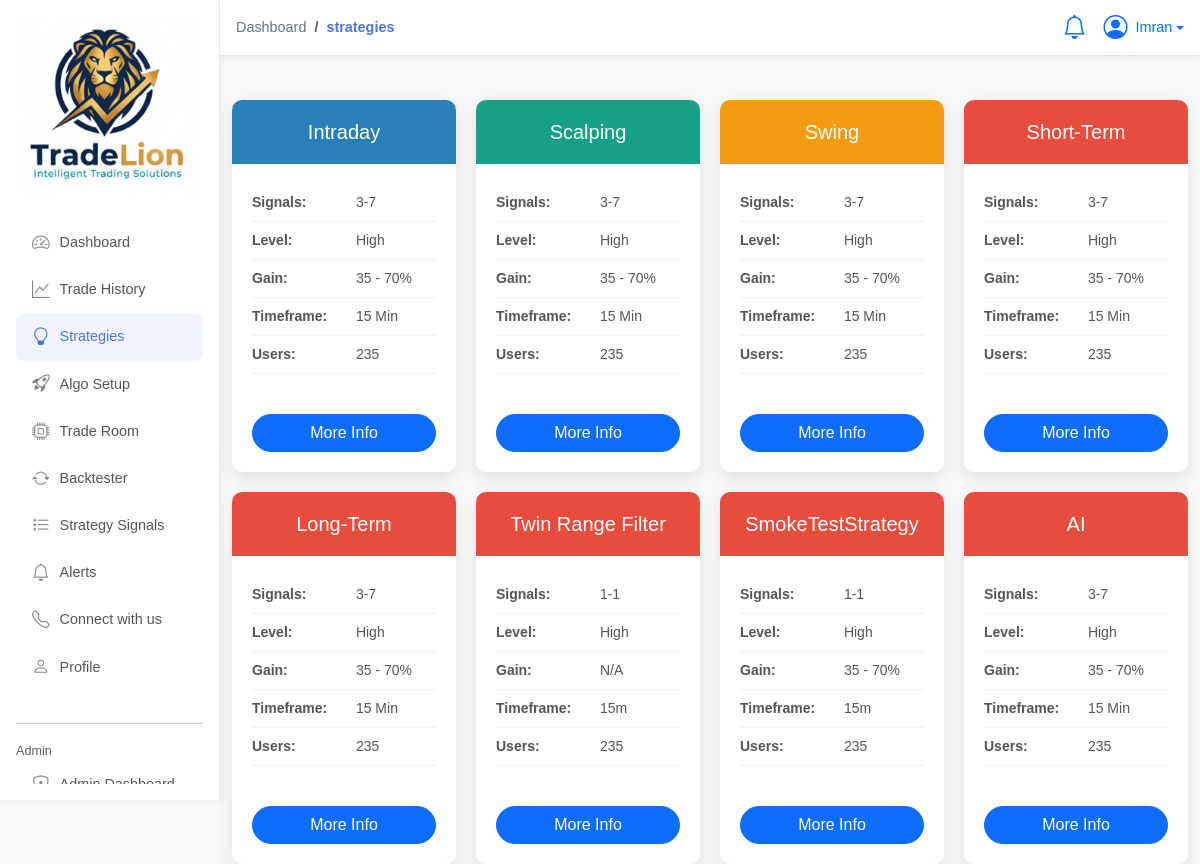
The page /strategies (signed in) on the database its author committed.
### model.py (models this page shows)
class Credentials(db.Model):
    __tablename__ = "credentials"
    id = db.Column(db.Integer, primary_key=True)
    user_id = db.Column(db.Integer, db.ForeignKey("users.id"), nullable=False)
    email = db.Column(db.String(120))
    mobile = db.Column(db.String(20))
    api_key = db.Column(db.String(200))
    secret_key = db.Column(db.String(200))
    coindcx_id = db.Column(db.String(100))
    first_name = db.Column(db.String(100))
    last_name = db.Column(db.String(100))
    currency = db.Column(db.String(10))

class Strategy(db.Model):
    __tablename__ = "strategies"
    id = db.Column(db.Integer, primary_key=True)
    name = db.Column(db.String(100), unique=True, nullable=False)
    description = db.Column(db.Text)
    video_url = db.Column(db.String(255))         # YouTube embed link
    signals = db.Column(db.String(50))            # e.g. "3-4"
    difficulty = db.Column(db.String(50))         # High / Medium / Low
    timeframe = db.Column(db.String(50))          # e.g. "15m"
    gain = db.Column(db.String(50))               # e.g. "+25-45%"
    users = db.Column(db.Integer, default=0)      # how many users
    is_active = db.Column(db.Boolean, default=True)
    user_strategy_configs = db.relationship('UserStrategyConfig', backref='strategy', lazy=True)

### app.py (the view)
@app.route("/strategies", endpoint="public_strategies")
def show_strategies():
    user = db.session.get(User, session["user_id"])
    creds = Credentials.query.filter_by(user_id=user.id).first()
    strategies = Strategy.query.filter_by(is_active=True).all()
    return render_template(
        "strategy.html",
        strategies=strategies,
        user=user,
        creds=creds
    )

### app.py (called while the page is built, shortened)
@app.before_request
def ensure_paper_wallet():
    user_id = session.get('user_id')
    if user_id:
        paper_wallet = PaperWallet.query.filter_by(user_id=user_id).first()

@app.before_request
def load_user():
    if "user_id" in session:
        g.user = db.session.get(User, session["user_id"])
        if g.user is None:
            session.clear()
            g.user = None
    else:
        g.user = None

@app.context_processor
def inject_user():
    return dict(current_user=g.user)

@app.context_processor
def inject_stream_base():
    try:
        return dict(STREAM_BASE=STREAM_BASE)
    except Exception:
        return dict(STREAM_BASE='https://stream.coindcx.com')

@app.context_processor
def inject_mcp_cache():
    def _get_mcp_cache(key: str):
        try:
            if _redis:
                v = _redis.get(f'mcp:{key}')
                if v:
                    try:
                        return json.loads(v)
                    except Exception:
                        return v
        except Exception:
            pass
        try:
            row = db.session.execute(text("SELECT value_json FROM mcp_cache WHERE key = :k"), {'k': f'mcp:{key}'}).fetchone()
            if row and row[0]:
                return json.loads(row[0])
        except Exception:
            pass
        return None
    return dict(mcp_cache=_get_mcp_cache)

### templates/strategy.html (shortened to what this page needs)
{% extends "base_app.html" %}
{% block breadcrumb %}
  <li class="breadcrumb-item"><a href="{{ url_for('dashboard') }}">Dashboard</a></li>
  <li class="breadcrumb-item active">strategies</li>
{% endblock %}
{% block content %}
<div class="pricing-table mt-4">
  {% for s in strategies %}
  <div class="pricing-card {% if loop.index == 1 %}ultimate{% elif loop.index == 2 %}standard{% elif loop.index == 3 %}super{% else %}basic{% endif %}
              {% if not s.is_active %}opacity-50{% endif %}">
    <div class="pricing-header">
      <h4>{{ s.name }}</h4>
    </div>
    <div class="pricing-body">
      <ul>
        <li><strong>Signals:</strong> {{ s.signals or '3-7' }}</li>
        <li><strong>Level:</strong> {{ s.level or 'High' }}</li>
        <li><strong>Gain:</strong> {{ s.gain or '35 - 70%' }}</li>
        <li><strong>Timeframe:</strong> {{ s.timeframe or '15 Min' }}</li>
        <li><strong>Users:</strong> {{ s.users or '235' }}</li>
      </ul>
    </div>
    <div class="pricing-footer">
      {% if s.is_active %}
        <button class="btn btn-primary" data-bs-toggle="modal" data-bs-target="#info{{ s.id }}">
          More Info
        </button>
      {% else %}
        <button class="btn btn-secondary" disabled>Coming Soon</button>
      {% endif %}
    </div>
  </div>
  {% endfor %}
</div>
{% endblock %}

### templates/base_app.html (shortened to what this page needs)
<!doctype html>
<html lang="en">
<head>
  <link href="https://cdn.jsdelivr.net/npm/bootstrap@5.3.2/dist/css/bootstrap.min.css" rel="stylesheet"/>
  <link href="https://cdn.jsdelivr.net/npm/bootstrap-icons@1.11.3/font/bootstrap-icons.css" rel="stylesheet"/>
  <link href="{{ url_for('static', filename='css/style.css') }}" rel="stylesheet"/>
  <link href="{{ url_for('static', filename='css/algo_setup.css') }}" rel="stylesheet"/>
</head>
<body class="bg-light">
<nav id="sidebar" class="sidebar d-flex flex-column p-3 position-fixed top-0 start-0 vh-100">
  <a href="{{ url_for('dashboard') }}" class="d-flex align-items-center mb-4 text-decoration-none">
    <img src="{{ url_for('static', filename='logos/logo_sqr2.png') }}" alt="AlgoPulse Logo" class="img-fluid" style="max-width: 180px;">
  </a>
  <div class="flex-grow-1 overflow-y-auto">
    <ul class="nav flex-column">
      <li>
        <a href="{{ url_for('dashboard') }}" class="nav-link {% if request.endpoint=='dashboard' %}active{% endif %}">
          <i class="bi bi-speedometer2"></i> <span>Dashboard</span>
        </a>
      </li>
      <li>
        <a href="{{ url_for('trade_history') }}" class="nav-link {% if request.endpoint=='trade_history' %}active{% endif %}">
          <i class="bi bi-graph-up"></i> <span>Trade History</span>
        </a>
      </li>
      <li><a href="{{ url_for('public_strategies') }}" class="nav-link {% if request.endpoint=='public_strategies' %}active{% endif %}"><i class="bi bi-lightbulb"></i> <span>Strategies</span></a></li>
      <li><a href="{{ url_for('algo_setup') }}" class="nav-link {% if request.endpoint=='algo_setup' %}active{% endif %}"><i class="bi bi-rocket-takeoff"></i> <span>Algo Setup</span></a></li>
      <li><a href="{{ url_for('algo_trading') }}" class="nav-link {% if request.endpoint=='algo_trading' %}active{% endif %}"><i class="bi bi-cpu"></i> <span>Trade Room</span></a></li>
      <li>
        <a href="{{ url_for('backtester') }}" class="nav-link {% if request.endpoint=='backtester' %}active{% endif %}">
          <i class="bi bi-arrow-repeat"></i> <span>Backtester</span>
        </a>
      </li>
      <li>
        <a href="{{ url_for('strategy_signals') }}" class="nav-link {% if request.endpoint=='strategy_signals' %}active{% endif %}">
          <i class="bi bi-list-stars"></i> <span>Strategy Signals</span>
        </a>
      </li>
      <li><a href="#" class="nav-link"><i class="bi bi-bell"></i> <span>Alerts</span></a></li>
      <li><a href="#" class="nav-link"><i class="bi bi-telephone"></i> <span>Connect with us</span></a></li>
      <li>
        <a href="{{ url_for('profile') }}" class="nav-link {% if request.endpoint=='profile' %}active{% endif %}">
          <i class="bi bi-person"></i> <span>Profile</span>
        </a>
      </li>
      {% if g.user and g.user.role and g.user.role.name == "admin" %}
      <li class="mt-3">
        <hr>
        <span class="text-muted small">Admin</span>
      </li>
      <li><a href="{{ url_for('admin_dashboard') }}" class="nav-link"><i class="bi bi-shield-lock"></i> <span>Admin Dashboard</span></a></li>
      {% endif %}
    </ul>
  </div>
</nav>
<div class="content flex-grow-1" style="margin-left:220px;">
  <div class="breadcrumb-container d-flex justify-content-between align-items-center px-3 py-2 border-bottom bg-white">
    <nav aria-label="breadcrumb">
      <ol class="breadcrumb mb-0">
        {% block breadcrumb %}{% endblock %}
      </ol>
    </nav>
    <div class="d-flex align-items-center">
      <div class="dropdown me-3">
        <a href="#" class="btn btn-link position-relative p-0" id="notifDropdown" data-bs-toggle="dropdown" aria-expanded="false">
          <i class="bi bi-bell fs-4"></i>
        </a>
      </div>
      <div class="dropdown">
        <a href="#" class="d-flex align-items-center text-decoration-none dropdown-toggle"
           id="profileDropdown" data-bs-toggle="dropdown" aria-expanded="false">
          <i class="bi bi-person-circle fs-4 me-2"></i>
          <span>{{ creds.first_name if creds and creds.first_name else (user.email.split('@')[0] if user else 'Guest') }}</span>
        </a>
      </div>
    </div>
  </div>
  <div class="container-fluid">
    {% block content %}{% endblock %}
  </div>
</div>
</body>
</html>

### static/css/style.css (style rules this page uses)
body { background-color: #f5f7fa; font-family: "Inter", "Segoe UI", sans-serif; color: #333; font-size: smaller; }
.content { margin-top: 100px; }
.btn { transition: all 0.2s ease; border-radius: 6px; }
body, html { overflow-x: hidden; }
.sidebar { width: 220px; background: #fff; border-right: 1px solid #eee; transition: all 0.3s ease; font-size: 0.9rem; min-height: 100vh; overflow-y: auto; box-shadow: 2px 0 6px rgba(0, 0, 0, 0.05); scrollbar-width: thin; scrollbar-color: transparent transparent; }
.sidebar .nav-link { color: #555; font-weight: 500; padding: 0.65rem 1rem; display: flex; align-items: center; border-radius: 8px; transition: all 0.2s ease; }
.sidebar .nav-link i { margin-right: 10px; font-size: 1.1rem; color: #888; }
.sidebar .nav-link:hover, .sidebar .nav-link.active { background: #f0f4ff; color: #4e73df; }
.sidebar .nav-link.active i { color: #4e73df; }
.breadcrumb-container { position: fixed; top: 0; left: 220px; right: 0; height: 56px; z-index: 999; background: #fff; border-bottom: 1px solid #eee; padding: 0.6rem 1.2rem; font-size: 0.9rem; display: flex; align-items: center; justify-content: space-between; box-shadow: 0 2px 6px rgba(0, 0, 0, 0.05); }
.breadcrumb { margin-bottom: 0; }
.breadcrumb a { text-decoration: none; color: #6c757d; font-weight: 500; }
.breadcrumb-item.active { color: #4e73df; font-weight: 600; }
body.no-spinners { --bs-spinner-width: 0px; }

### static/css/algo_setup.css (style rules this page uses)
body { font-family: 'Montserrat', Arial, sans-serif; background: #fff; margin: 0; padding: 0; }

### templates/strategy.html (style rules this page uses)
.pricing-table { display: flex; justify-content: center; gap: 20px; flex-wrap: wrap; }
.pricing-card { flex: 1 1 220px; max-width: 250px; background: #fff; border-radius: 10px; overflow: hidden; box-shadow: 0 6px 20px rgba(0,0,0,0.1); text-align: center; transition: transform .2s; position: relative; }
.pricing-header { color: #fff; padding: 20px; font-weight: bold; position: relative; }
.pricing-header h4 { margin: 0; font-size: 20px; }
.pricing-card.basic .pricing-header { background: #e74c3c; }
.pricing-card.standard .pricing-header { background: #16a085; }
.pricing-card.super .pricing-header { background: #f39c12; }
.pricing-card.ultimate .pricing-header { background: #2980b9; }
.pricing-body { padding: 20px; }
.pricing-body ul { list-style: none; padding: 0; margin: 0; }
.pricing-body ul li { padding: 8px 0; border-bottom: 1px solid #eee; font-size: 14px; color: #555; text-align: left; }
.pricing-body ul li strong { display: inline-block; width: 100px; }
.pricing-footer { padding: 20px; }
.pricing-footer .btn { width: 100%; border-radius: 30px; }

### rows shown on the page
Credentials: first_name "Imran"
Strategy: name "Intraday", signals "3-7", level "High", gain "35 - 70%", timeframe "15 Min", users "235"
Strategy: name "Scalping", signals "3-7", level "High", gain "35 - 70%", timeframe "15 Min", users "235"
Strategy: name "Swing", signals "3-7", level "High", gain "35 - 70%", timeframe "15 Min", users "235"
Strategy: name "Short-Term", signals "3-7", level "High", gain "35 - 70%", timeframe "15 Min", users "235"
Strategy: name "Long-Term", signals "3-7", level "High", gain "35 - 70%", timeframe "15 Min", users "235"
Strategy: name "Twin Range Filter", signals "1-1", level "High", gain "N/A", timeframe "15m", users "235"
Strategy: name "SmokeTestStrategy", signals "1-1", level "High", gain "35 - 70%", timeframe "15m", users "235"
Strategy: name "AI", signals "3-7", level "High", gain "35 - 70%", timeframe "15 Min", users "235"
